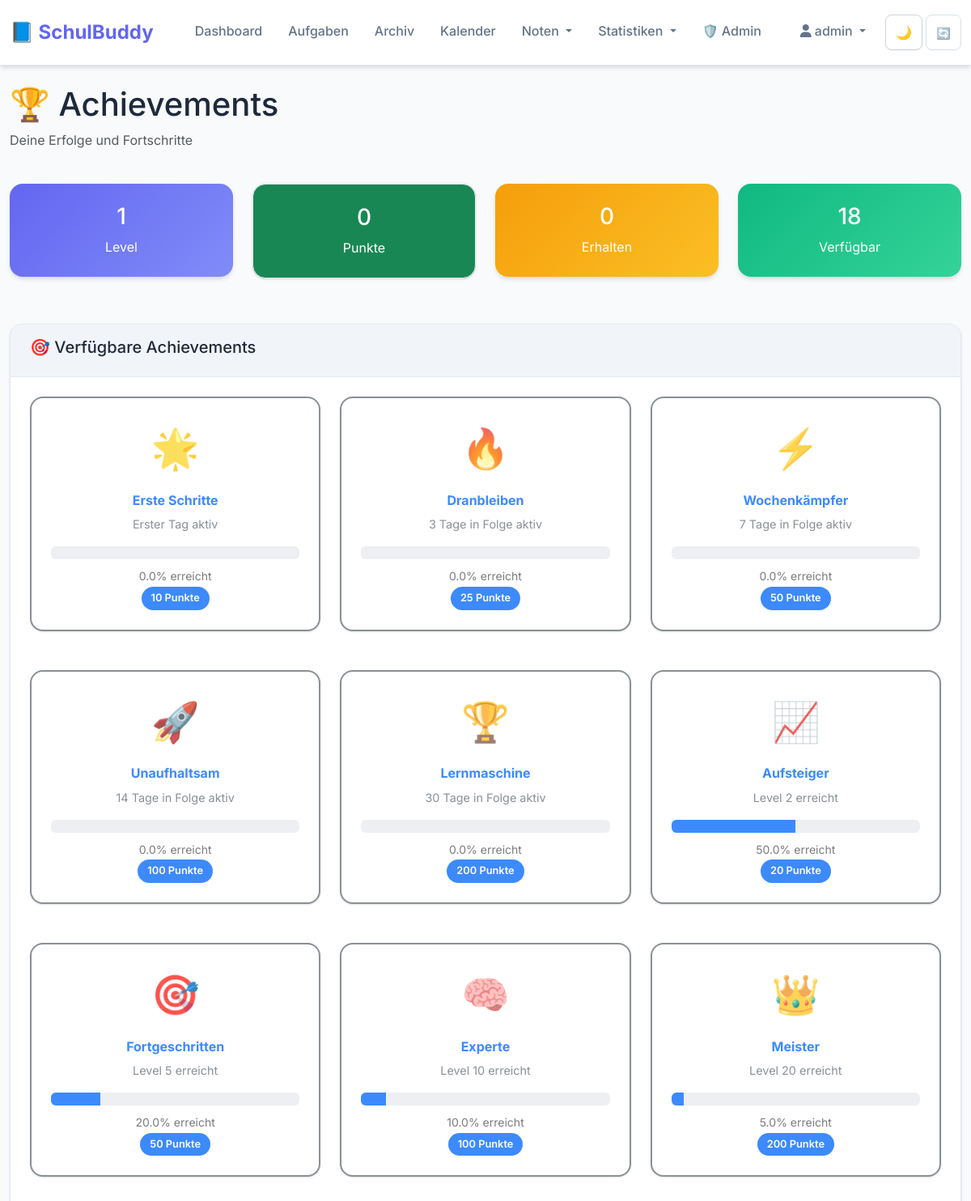
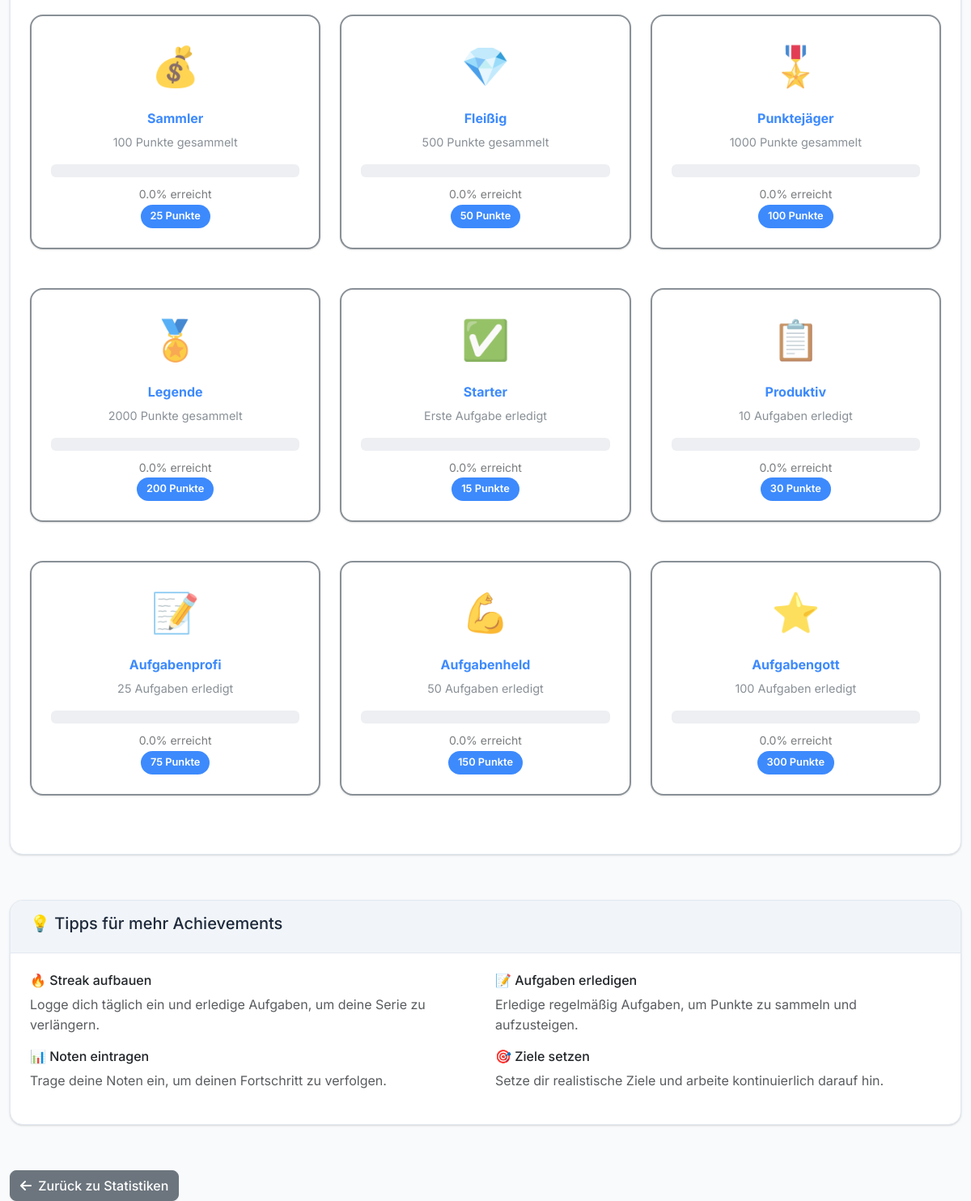
The app's page /achievements (signed in) with its own data (2 pictures, top to bottom).
### models.py (models this page shows, shortened)
class User(UserMixin, db.Model):
    __tablename__ = 'users'
    id = db.Column(db.Integer, primary_key=True)
    username = db.Column(db.String(80), unique=True, nullable=False)
    email = db.Column(db.String(120), unique=True, nullable=False)
    password_hash = db.Column(db.String(128), nullable=False)
    created_at = db.Column(db.DateTime, default=datetime.utcnow)
    is_active = db.Column(db.Boolean, default=True)
    is_admin = db.Column(db.Boolean, default=False)
    totp_secret = db.Column(db.String(32), nullable=True)
    two_factor_enabled = db.Column(db.Boolean, default=False)
    backup_codes = db.Column(db.Text, nullable=True)  # JSON string mit Backup-Codes
    api_key = db.Column(db.String(64), nullable=True)  # API-Key für sicheren Zugriff
    api_key_created_at = db.Column(db.DateTime, nullable=True)
    total_points = db.Column(db.Integer, default=0)
    level = db.Column(db.Integer, default=1)
    current_streak = db.Column(db.Integer, default=0)
    longest_streak = db.Column(db.Integer, default=0)
    last_activity_date = db.Column(db.Date, nullable=True)
    notifications_enabled = db.Column(db.Boolean, default=True)
    email_notifications = db.Column(db.Boolean, default=False)
    reminder_hours = db.Column(db.Integer, default=24)  # Stunden vor Deadline
    tasks = db.relationship('Task', backref='user', lazy=True, cascade='all, delete-orphan')
    grades = db.relationship('Grade', backref='user', lazy=True, cascade='all, delete-orphan')
    achievements = db.relationship('UserAchievement', backref='user', lazy=True, cascade='all, delete-orphan')
    statistics = db.relationship('UserStatistic', backref='user', lazy=True, cascade='all, delete-orphan')
    activity_logs = db.relationship('ActivityLog', backref='user', lazy=True, cascade='all, delete-orphan')

class Achievement(db.Model):
    __tablename__ = 'achievements'
    id = db.Column(db.Integer, primary_key=True)
    name = db.Column(db.String(100), nullable=False)
    description = db.Column(db.Text, nullable=False)
    icon = db.Column(db.String(50), nullable=False)
    points = db.Column(db.Integer, default=0)
    condition_type = db.Column(db.String(50), nullable=False)  # 'streak', 'tasks_completed', 'grade_average', etc.
    condition_value = db.Column(db.Integer, nullable=False)
    is_active = db.Column(db.Boolean, default=True)
    created_at = db.Column(db.DateTime, default=datetime.utcnow)

### routes/statistics.py (the view)
@statistics_bp.route('/achievements')
@login_required
def achievements():
    try:
        all_achievements = Achievement.query.all()
        user_achievements = UserAchievement.query.filter_by(user_id=current_user.id).all()
        earned_achievement_ids = [ua.achievement_id for ua in user_achievements]
        earned_achievements = []
        available_achievements = []
        progress = {}
        for achievement in all_achievements:
            if achievement.id in earned_achievement_ids:
                user_achievement = next(ua for ua in user_achievements if ua.achievement_id == achievement.id)
                earned_achievements.append({
                    'achievement': achievement,
                    'earned_at': user_achievement.earned_at
                })
                progress[achievement.id] = 100  # Completed achievements are at 100%
            else:
                available_achievements.append(achievement)
                current_progress = 0
                if achievement.condition_type == 'level':
                    current_progress = min(100, (current_user.level / achievement.condition_value) * 100)
                elif achievement.condition_type == 'points':
                    current_progress = min(100, (current_user.total_points / achievement.condition_value) * 100)
                elif achievement.condition_type == 'streak':
                    current_progress = min(100, (current_user.current_streak / achievement.condition_value) * 100)
                elif achievement.condition_type == 'tasks_completed':
                    from models import Task
                    completed_tasks = Task.query.filter_by(user_id=current_user.id, completed=True).count()
                    current_progress = min(100, (completed_tasks / achievement.condition_value) * 100)
                progress[achievement.id] = round(current_progress, 1)
        earned_achievements.sort(key=lambda x: x['earned_at'], reverse=True)
        return render_template('achievements.html',
                             earned_achievements=earned_achievements,
                             available_achievements=available_achievements,
                             progress=progress,
                             user=current_user)
    except Exception as e:
        flash("Fehler beim Laden der Achievements", "error")
        return redirect(url_for('main.index'))

### templates/achievements.html (shortened to what this page needs)
{% extends "base.html" %}
{% block content %}
<div class="container-fluid mt-4">
    <div class="row mb-4">
        <div class="col-12">
            <h1>🏆 Achievements</h1>
            <p class="text-muted">Deine Erfolge und Fortschritte</p>
        </div>
    </div>
    <div class="row mb-4">
        <div class="col-md-3">
            <div class="card bg-primary text-white">
                <div class="card-body text-center">
                    <h3>{{ user.level }}</h3>
                    <p class="mb-0">Level</p>
                </div>
            </div>
        </div>
        <div class="col-md-3">
            <div class="card bg-success text-white">
                <div class="card-body text-center">
                    <h3>{{ user.total_points }}</h3>
                    <p class="mb-0">Punkte</p>
                </div>
            </div>
        </div>
        <div class="col-md-3">
            <div class="card bg-warning text-white">
                <div class="card-body text-center">
                    <h3>{{ earned_achievements|length }}</h3>
                    <p class="mb-0">Erhalten</p>
                </div>
            </div>
        </div>
        <div class="col-md-3">
            <div class="card bg-info text-white">
                <div class="card-body text-center">
                    <h3>{{ available_achievements|length }}</h3>
                    <p class="mb-0">Verfügbar</p>
                </div>
            </div>
        </div>
    </div>
    {% if available_achievements %}
    <div class="row mb-4">
        <div class="col-12">
            <div class="card">
                <div class="card-header">
                    <h5>🎯 Verfügbare Achievements</h5>
                </div>
                <div class="card-body">
                    <div class="row">
                        {% for achievement in available_achievements %}
                        <div class="col-md-4 mb-3">
                            <div class="card achievement-card available">
                                <div class="card-body text-center">
                                    <div class="achievement-icon">{{ achievement.icon }}</div>
                                    <h6 class="achievement-name">{{ achievement.name }}</h6>
                                    <p class="achievement-description">{{ achievement.description }}</p>
                                    <div class="progress mb-2">
                                        <div class="progress-bar" role="progressbar"
                                             style="width: {{ progress[achievement.id] }}%"
                                             aria-valuenow="{{ progress[achievement.id] }}"
                                             aria-valuemin="0"
                                             aria-valuemax="100">
                                        </div>
                                    </div>
                                    <small class="text-muted">{{ progress[achievement.id]|round(0) }}% erreicht</small>
                                    <br>
                                    <span class="badge bg-primary">{{ achievement.points }} Punkte</span>
                                </div>
                            </div>
                        </div>
                        {% endfor %}
                    </div>
                </div>
            </div>
        </div>
    </div>
    {% endif %}
    <div class="row">
        <div class="col-12">
            <div class="card">
                <div class="card-header">
                    <h5>💡 Tipps für mehr Achievements</h5>
                </div>
                <div class="card-body">
                    <div class="row">
                        <div class="col-md-6">
                            <h6>🔥 Streak aufbauen</h6>
                            <p class="text-muted">Logge dich täglich ein und erledige Aufgaben, um deine Serie zu verlängern.</p>
                        </div>
                        <div class="col-md-6">
                            <h6>📝 Aufgaben erledigen</h6>
                            <p class="text-muted">Erledige regelmäßig Aufgaben, um Punkte zu sammeln und aufzusteigen.</p>
                        </div>
                    </div>
                    <div class="row">
                        <div class="col-md-6">
                            <h6>📊 Noten eintragen</h6>
                            <p class="text-muted">Trage deine Noten ein, um deinen Fortschritt zu verfolgen.</p>
                        </div>
                        <div class="col-md-6">
                            <h6>🎯 Ziele setzen</h6>
                            <p class="text-muted">Setze dir realistische Ziele und arbeite kontinuierlich darauf hin.</p>
                        </div>
                    </div>
                </div>
            </div>
        </div>
    </div>
    <div class="row mt-4">
        <div class="col-12">
            <a href="{{ url_for('statistics.statistics') }}" class="btn btn-secondary">
                <i class="fas fa-arrow-left me-1"></i> Zurück zu Statistiken
            </a>
        </div>
    </div>
</div>
{% endblock %}

### templates/base.html (shortened to what this page needs)
<!DOCTYPE html>
<html lang="de">
<head>
    <link href="https://cdn.jsdelivr.net/npm/bootstrap@5.3.0/dist/css/bootstrap.min.css" rel="stylesheet">
    <link href="https://cdnjs.cloudflare.com/ajax/libs/font-awesome/6.4.0/css/all.min.css" rel="stylesheet">
    <link href="https://cdn.jsdelivr.net/npm/fullcalendar@6.1.8/main.min.css" rel="stylesheet">
    <link rel="stylesheet" href="/static/style.css">
    <link rel="stylesheet" href="/static/calendar.css">
</head>
<body>
    <nav class="navbar navbar-expand-lg mb-4">
        <div class="container-fluid">
            <a class="navbar-brand" href="/">📘 SchulBuddy</a>
            <div class="collapse navbar-collapse" id="navbarNav">
                <div class="navbar-nav ms-auto">
                    <a class="nav-link" href="{{ url_for('main.index') }}">Dashboard</a>
                    <a class="nav-link" href="{{ url_for('tasks.tasks_overview') }}">Aufgaben</a>
                    <a class="nav-link" href="{{ url_for('tasks.archive') }}">Archiv</a>
                    <a class="nav-link" href="{{ url_for('tasks.calendar') }}">Kalender</a>
                    <div class="nav-item dropdown">
                        <a class="nav-link dropdown-toggle" href="#" id="gradesDropdown" role="button" data-bs-toggle="dropdown">
                            Noten
                        </a>
                    </div>
                    <div class="nav-item dropdown">
                        <a class="nav-link dropdown-toggle" href="#" id="statsDropdown" role="button" data-bs-toggle="dropdown">
                            Statistiken
                        </a>
                    </div>
                    {% if current_user.is_authenticated %}
                        {% if current_user.is_admin %}
                            <a class="nav-link" href="{{ url_for('admin.admin_dashboard') }}">🛡️ Admin</a>
                        {% endif %}
                        <div class="navbar-nav ms-3">
                            <div class="nav-item dropdown">
                                <a class="nav-link dropdown-toggle" href="#" id="navbarDropdown" role="button" data-bs-toggle="dropdown">
                                    <i class="fas fa-user me-1"></i>{{ current_user.username }}
                                </a>
                            </div>
                        </div>
                    {% endif %}
                    <div class="theme-controls">
                        <button class="btn theme-toggle" onclick="toggleTheme()" title="Theme umschalten">
                            <span id="theme-icon">🌙</span>
                        </button>
                        <button class="btn theme-reset" onclick="resetThemeToSystem()" title="Auf System-Theme zurücksetzen">
                            <span>🔄</span>
                        </button>
                    </div>
                </div>
            </div>
        </div>
    </nav>
    <main>
        {% block content %}{% endblock %}
    </main>
</body>
</html>

### records on screen
User: username "admin", level "1", total_points "0"
Achievement: icon "🌟", name "Erste Schritte", description "Erster Tag aktiv", progress "0.0", points "10"
Achievement: icon "🔥", name "Dranbleiben", description "3 Tage in Folge aktiv", progress "0.0", points "25"
Achievement: icon "⚡", name "Wochenkämpfer", description "7 Tage in Folge aktiv", progress "0.0", points "50"
Achievement: icon "🚀", name "Unaufhaltsam", description "14 Tage in Folge aktiv", progress "0.0", points "100"
Achievement: icon "🏆", name "Lernmaschine", description "30 Tage in Folge aktiv", progress "0.0", points "200"
Achievement: icon "📈", name "Aufsteiger", description "Level 2 erreicht", progress "50.0", points "20"
Achievement: icon "🎯", name "Fortgeschritten", description "Level 5 erreicht", progress "20.0", points "50"
Achievement: icon "🧠", name "Experte", description "Level 10 erreicht", progress "10.0", points "100"
Achievement: icon "👑", name "Meister", description "Level 20 erreicht", progress "5.0", points "200"
Achievement: icon "💰", name "Sammler", description "100 Punkte gesammelt", progress "0.0", points "25"
Achievement: icon "💎", name "Fleißig", description "500 Punkte gesammelt", progress "0.0", points "50"
Achievement: icon "🎖️", name "Punktejäger", description "1000 Punkte gesammelt", progress "0.0", points "100"
Achievement: icon "🏅", name "Legende", description "2000 Punkte gesammelt", progress "0.0", points "200"
Achievement: icon "✅", name "Starter", description "Erste Aufgabe erledigt", progress "0.0", points "15"
Achievement: icon "📋", name "Produktiv", description "10 Aufgaben erledigt", progress "0.0", points "30"
Achievement: icon "📝", name "Aufgabenprofi", description "25 Aufgaben erledigt", progress "0.0", points "75"
Achievement: icon "💪", name "Aufgabenheld", description "50 Aufgaben erledigt", progress "0.0", points "150"
Achievement: icon "⭐", name "Aufgabengott", description "100 Aufgaben erledigt", progress "0.0", points "300"

### other values on screen
{{ earned_achievements|length }} "0"
{{ available_achievements|length }} "18"
